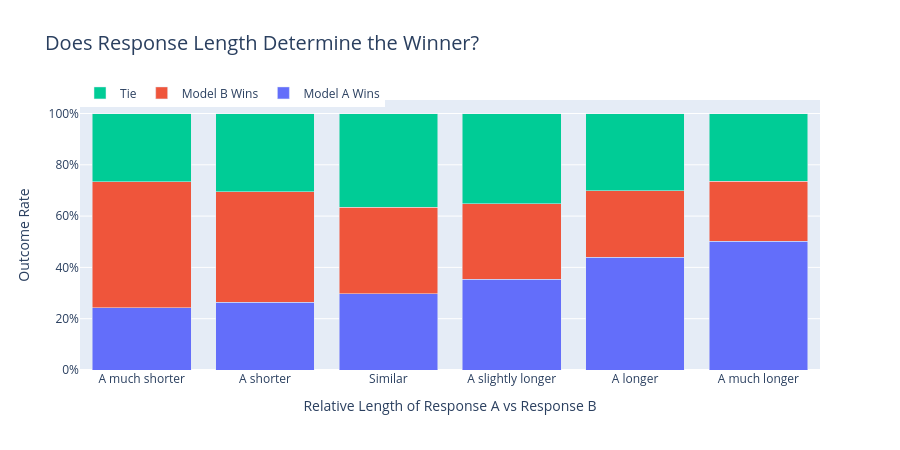

Write notebook code for a chart like this one.
### Markdown cell above
## Chapter 4: The Length Question
A common belief: *longer answers signal more effort and win more often.*  
Let's test this directly with the data.

### Code cell
df['response_a_length'] = df['response_a'].str.len()
df['response_b_length'] = df['response_b'].str.len()
df['length_ratio'] = df['response_a_length'] / (df['response_b_length'] + 1)  # A / B

# Bin the length ratio
bins = [0, 0.5, 0.75, 1.0, 1.33, 2.0, 100]
labels = ['A much shorter', 'A shorter', 'Similar', 'A slightly longer', 'A longer', 'A much longer']
df['length_category'] = pd.cut(df['length_ratio'], bins=bins, labels=labels)

length_analysis = df.groupby('length_category', observed=True).agg(
    count=('winner_model_a', 'count'),
    a_win_rate=('winner_model_a', 'mean'),
    b_win_rate=('winner_model_b', 'mean'),
    tie_rate=('winner_tie', 'mean')
).reset_index()

fig = go.Figure()
fig.add_trace(go.Bar(
    x=length_analysis['length_category'], y=length_analysis['a_win_rate'],
    name='Model A Wins', marker_color=COLORS['model_a'],
    hovertemplate='%{x}<br>Model A Win Rate: %{y:.1%}<extra></extra>'
))
fig.add_trace(go.Bar(
    x=length_analysis['length_category'], y=length_analysis['b_win_rate'],
    name='Model B Wins', marker_color=COLORS['model_b'],
    hovertemplate='%{x}<br>Model B Win Rate: %{y:.1%}<extra></extra>'
))
fig.add_trace(go.Bar(
    x=length_analysis['length_category'], y=length_analysis['tie_rate'],
    name='Tie', marker_color=COLORS['tie'],
    hovertemplate='%{x}<br>Tie Rate: %{y:.1%}<extra></extra>'
))

fig.update_layout(
    barmode='stack',
    title=dict(text='Does Response Length Determine the Winner?', font_size=20),
    xaxis=dict(title='Relative Length of Response A vs Response B'),
    yaxis=dict(title='Outcome Rate', tickformat='.0%'),
    legend=dict(orientation='h', y=1.08),
    height=450
)
fig.show()

print("\n💡 Insight: When Model A's response is much longer, Model A wins more often.")
print("   However, the effect is asymmetric — being slightly longer doesn't help much.")
print("   Being MUCH shorter is consistently penalized. Length signals effort, but modestly.")

### Figure 1 — Plotly figure (JSON) as saved in the notebook; plotly's stock layout.template omitted (floating-point values rounded to 4 significant figures)
{"data": [{"hovertemplate": "%{x}<br>Model A Win Rate: %{y:.1%}<extra></extra>", "marker": {"color": "#636EFA"}, "name": "Model A Wins", "type": "bar", "x": ["A much shorter", "A shorter", "Similar", "A slightly longer", "A longer", "A much longer"], "y": [0.242, 0.2638, 0.2977, 0.3541, 0.44, 0.5016]}, {"hovertemplate": "%{x}<br>Model B Win Rate: %{y:.1%}<extra></extra>", "marker": {"color": "#EF553B"}, "name": "Model B Wins", "type": "bar", "x": ["A much shorter", "A shorter", "Similar", "A slightly longer", "A longer", "A much longer"], "y": [0.4923, 0.4311, 0.337, 0.294, 0.2589, 0.2343]}, {"hovertemplate": "%{x}<br>Tie Rate: %{y:.1%}<extra></extra>", "marker": {"color": "#00CC96"}, "name": "Tie", "type": "bar", "x": ["A much shorter", "A shorter", "Similar", "A slightly longer", "A longer", "A much longer"], "y": [0.2658, 0.3051, 0.3653, 0.3519, 0.3012, 0.2641]}], "layout": {"barmode": "stack", "height": 450, "legend": {"orientation": "h", "y": 1.08}, "title": {"font": {"size": 20}, "text": "Does Response Length Determine the Winner?"}, "xaxis": {"title": {"text": "Relative Length of Response A vs Response B"}}, "yaxis": {"tickformat": ".0%", "title": {"text": "Outcome Rate"}}}}
